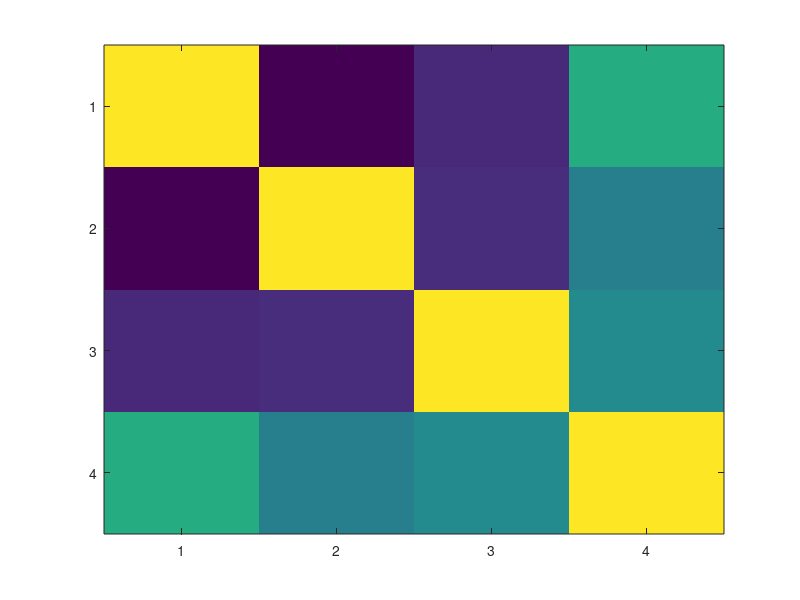

MATLAB code for this plot: (Note: this script raises an error after producing the figure.)
% Week 7 Sandbox

%% Corrcoef()

x = randn(100,4);  % uncorrelated data - 4 signals of 100 points each
x(:,4) = sum(x,2);   % 4th signal is now correlated with first 3
[r,p] = corrcoef(x)  % compute sample correlation and p-values; notice signal 4 is correlated with the others
imagesc(r) % plot the correlation matrix -- note symmetry, diagonal, and r values of ~0.5 for signal 4

%% compute the correlation matrix of a ventral striatal spectrogram
% remember to cd to data first
fname = 'R016-2012-10-03-CSC04a.ncs';
csc = LoadCSC(fname);
 
cscR = Restrict(csc,2700,3300); % risk session only
Fs = 2000;
 
[S,F,T,P] = spectrogram(Data(cscR),hanning(512),384,1:0.25:200,Fs); % spectrogram
 
[r,p] = corrcoef(10*log10(P')); % correlation matrix (across frequencies) of spectrogram
 
% plot
imagesc(F,F,r); 
caxis([-0.1 0.5]); axis xy; colorbar; grid on;
set(gca,'XLim',[0 150],'YLim',[0 150],'FontSize',14,'XTick',0:10:150,'YTick',0:10:150);

% Odd - I get a figure that is much lower in resolution than the figure on the wiki.

% What in this plot changes if you vary the width of the window used to compute the spectrogram? 

% The window size is the implementation of the spectral resolution/noise resiliancy tradeoff

%% Autocorrelation of some synthetic signals
wnoise = randn(1000,1);
[r,p] = corrcoef(wnoise(1:end-1),wnoise(2:end)) % same signal, offset by one same

%% x-corr (correlation accross many lags): White noise
[acf,lags] = xcorr(wnoise,100,'coeff'); % compute correlation coefficients for lags up to 100
plot(lags,acf,'LineWidth',2); grid on;
set(gca,'FontSize',18); xlabel('time lag (samples)'); ylabel('correlation ({\itr})');

%% Now a signal with periodicity
Fs = 500; dt = 1./Fs;
tvec = 0:dt:2-dt;
 
wnoise = randn(size(tvec));
sgnl = sin(2*pi*10*tvec) + wnoise; % 10 Hz sine wave plus Gaussian white noise
 
subplot(211);
plot(tvec,sgnl); grid on;
set(gca,'FontSize',18); title('signal');
 
subplot(212);
[acf,lags] = xcorr(sgnl,100,'coeff');
lags = lags.*dt; % convert samples to time
plot(lags,acf); grid on;
set(gca,'FontSize',18); xlabel('time lag (s)'); ylabel('correlation ({\itr})');
title('autocorrelation');

%% What would you expect the autocorrelation to look like if the above code were modified to use a rectified sine wave (abs(sin(..)))?

wnoise = randn(size(tvec));
sgnl = abs(sin(2*pi*10*tvec)) + wnoise; % 10 Hz sine wave plus Gaussian white noise
 
subplot(211);
plot(tvec,sgnl); grid on;
set(gca,'FontSize',18); title('signal');
 
subplot(212);
[acf,lags] = xcorr(sgnl,100,'coeff');
lags = lags.*dt; % convert samples to time
plot(lags,acf); grid on;
set(gca,'FontSize',18); xlabel('time lag (s)'); ylabel('correlation ({\itr})');
title('autocorrelation');

% A rectifying a sin wave effectively halves it's period and introduces some 
% new components (because it's nolonger a smooth wave). The halved period is
% visible in the autocorrelation, and some roughness is introduced as well. 

% Subtract the mean from the rectified signal and plot the acorr again. Verify that the value at lag 1 matches the output of corrcoef() for lag 1. 

wnoise = randn(size(tvec));
sgnl = abs(sin(2*pi*10*tvec)) + wnoise; % 10 Hz sine wave plus Gaussian white noise
sgnl = sgnl - mean(sgnl)   %Normalize the signal
 
subplot(211);
plot(tvec,sgnl); grid on;
set(gca,'FontSize',18); title('signal');
 
subplot(212);
[acf,lags] = xcorr(sgnl,100,'coeff');
lags = lags.*dt; % convert samples to time
plot(lags,acf); grid on;
set(gca,'FontSize',18); xlabel('time lag (s)'); ylabel('correlation ({\itr})');
title('autocorrelation');


%% Application to real data
% spectrogram with better time resolution (slow!)
Fs = 500;
d = decimate(Data(cscR),4);
[S,F,T,P] = spectrogram(d,hanning(125),115,1:200,Fs);

%% Low gamma autocorrelation
F_idx = find(F > 70 & F < 100); % high-gamma power
F_idx2 = find(F > 50 & F < 65); % low-gamma power
 
pwr = mean(P(F_idx,:)); % average across frequencies
pwr2 = mean(P(F_idx2,:));
 
[ac,lags] = xcorr(pwr2-mean(pwr2),50,'coeff'); % remember to subtract the mean!
lags = lags.*mean(diff(T));
figure;
plot(lags,ac)
set(gca,'FontSize',18); xlabel('time lag (s)'); ylabel('correlation ({\itr})');
title('low-gamma autocorrelation');

% pwr2 is just a bunch of Nan + and Nani's









